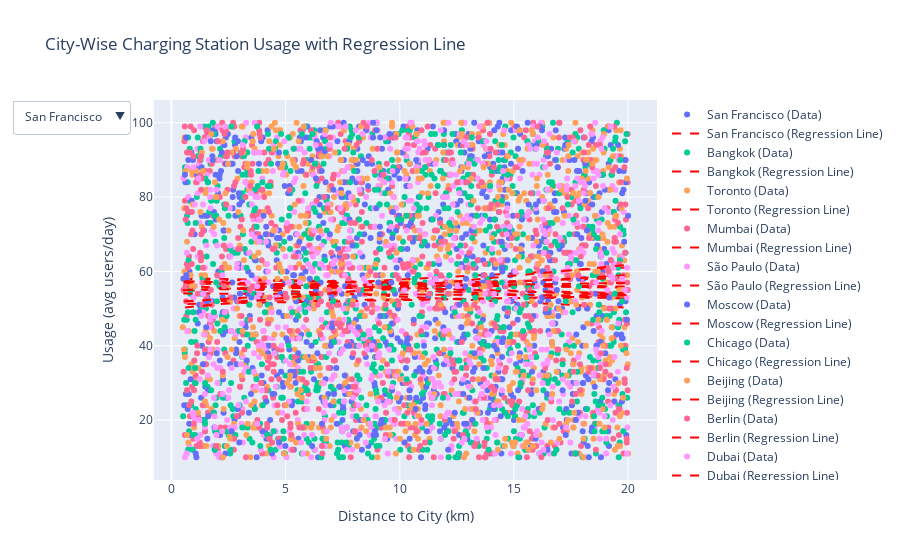

The code cell stored with this chart in its notebook:
### Code cell
# Create an empty Plotly figure

fig = go.Figure()
# go.Figure(): go refers to the graph objects module in Plotly, and Figure() is a function that creates a new empty figure.
# This figure can later be populated with various types of plots and visual elements.

# Add traces for each city
for city in distance_df['City'].unique():
    # A loop to iterate through each unique city in the distance_df DataFrame.

    city_data = distance_df[distance_df['City'] == city]
    # filters the distance_df DataFrame to include only the rows where the "City" column matches the current city in the loop. 
    # This creates a subset of the data for the specific city being processed in the loop.

    # Adds a scatter plot trace to your figure
    fig.add_trace(go.Scatter(x=city_data['Distance to City (km)'], 
                             y=city_data['Usage (avg users/day)'],
                             mode='markers', name=f'{city} (Data)'))
    
    # Calculate the regression line for the city using linregress
    slope, intercept, _, _, _ = linregress(city_data['Distance to City (km)'], 
                                           city_data['Usage (avg users/day)'])
    
    # Create the regression line
    regression_line_x = np.linspace(city_data['Distance to City (km)'].min(),
                                    city_data['Distance to City (km)'].max(),
                                    100)
    regression_line_y = slope * regression_line_x + intercept
    
    # Plot the regression line
    fig.add_trace(go.Scatter(x=regression_line_x, 
                             y=regression_line_y, 
                             mode='lines', 
                             name=f'{city} (Regression Line)', 
                             line=dict(color='red', dash='dash')))

# Add dropdown menu to filter cities
buttons = []
for city in distance_df['City'].unique():
    visible_list = [trace.name == f'{city} (Data)' or trace.name == f'{city} (Regression Line)' for trace in fig.data]
    buttons.append({'label': city,
                    'method': 'update',
                    'args': [{'visible': visible_list},
                             {'title': f"City-Wise Charging Station Usage: {city}"}]})

fig.update_layout(
    updatemenus=[
        {
            'buttons': buttons,
            'direction': 'down',
            'showactive': True,
        }
    ],
    title="City-Wise Charging Station Usage with Regression Line",
    xaxis_title = 'Distance to City (km)',
    yaxis_title = 'Usage (avg users/day)'
)

# Show the plot
fig.show()
